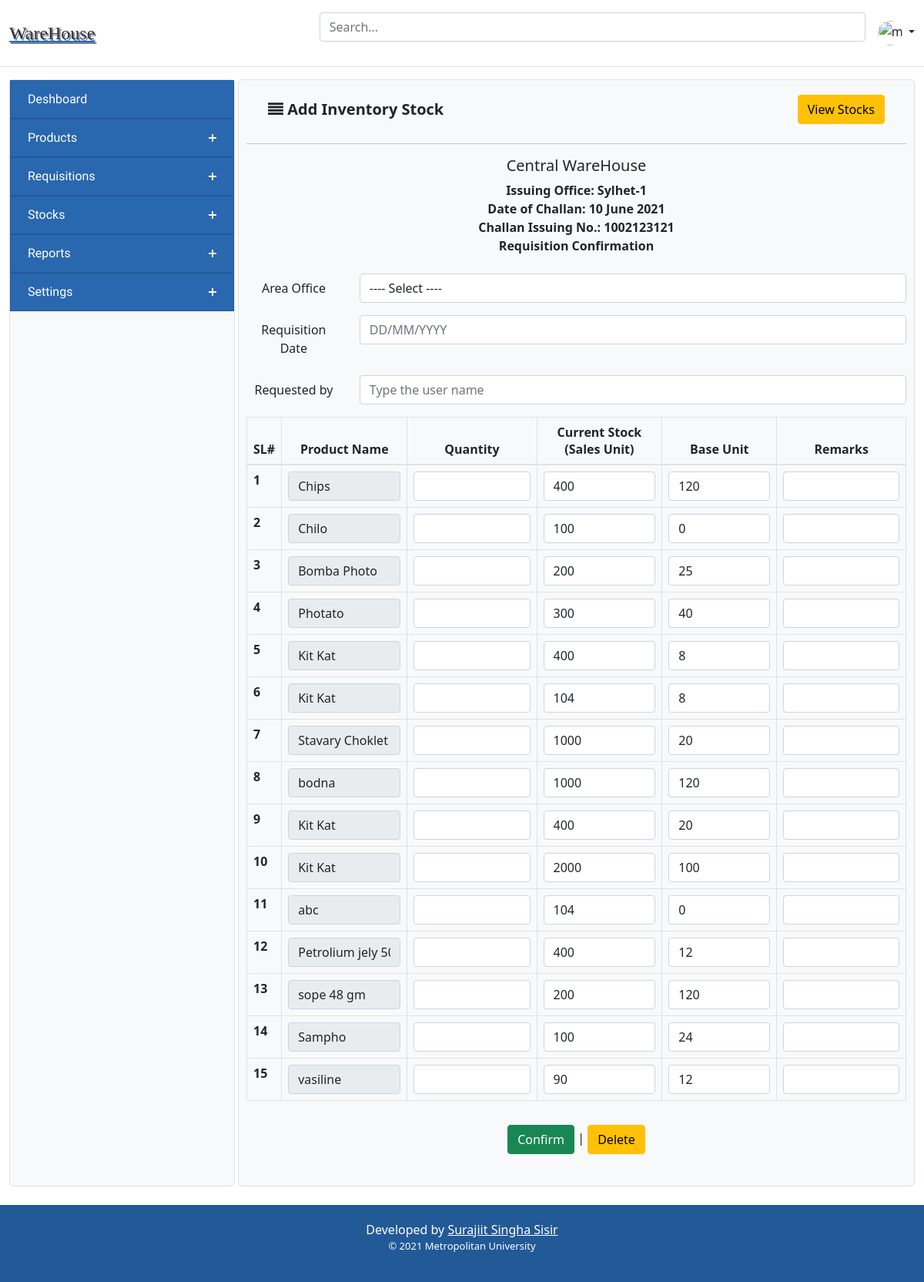
Before: /index.php/stock_controller/StockIndex with the older database file.
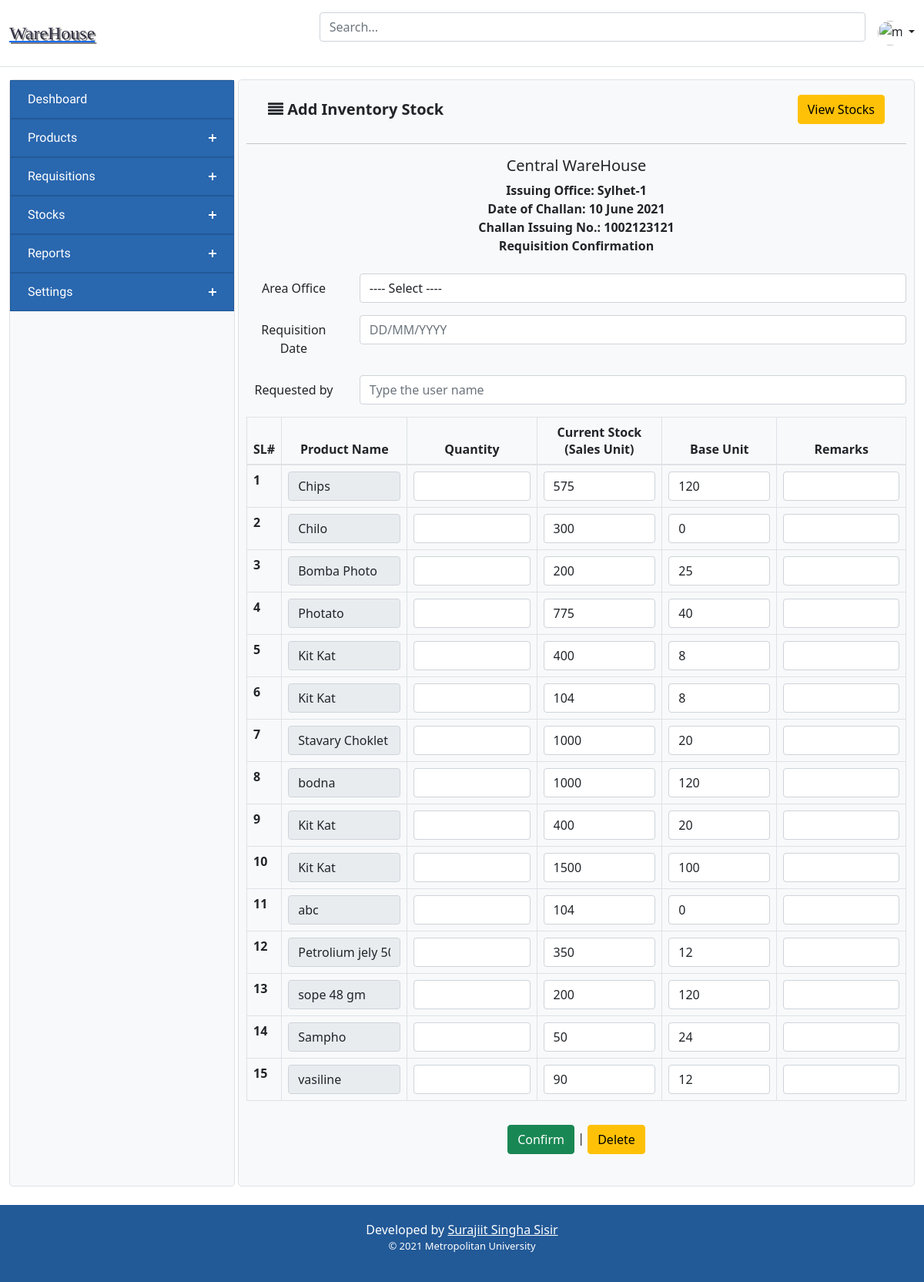
After: the same page with the newer database file.
### tables this page shows
CREATE TABLE `table_stock_product` (
  `id` int(11) NOT NULL,
  `product_name` varchar(255) NOT NULL,
  `quantity` double NOT NULL,
  `stock` double NOT NULL,
  `carton` double NOT NULL,
  `remark` double NOT NULL,
  `aria_office` varchar(250) NOT NULL,
  `date` varchar(50) NOT NULL,
  `requestBy` varchar(250) NOT NULL,
  `chalanId` varchar(50) NOT NULL,
  `created` timestamp NOT NULL DEFAULT current_timestamp()
);

### application/controllers/Stock_Controller.php (called while the page is built, shortened)
<?php
class Stock_Controller extends CI_Controller {
	public function __construct(){
		$this->load->helper(array('form', 'url'));
        $this->load->library('form_validation');
		$this->load->model('Product_Model');
        $this->load->model('Stock_model');
	}
    public function StockIndex(){
        $data['header_src'] = $this->load->view('inc/header_src', '', true);
        $data['header'] = $this->load->view('inc/header', '', true);
        $data['sidebar'] = $this->load->view('inc/sidebar', '', true);
        $data['footer'] = $this->load->view('inc/footer', '', true);
        $data['product_name'] = $this->Stock_model->selectAll();
        $this->load->view('Componants/add_stock', $data);
    }
}

### index.php (called while the page is built, shortened)
<?php
require_once BASEPATH.'core/CodeIgniter.php';

### application/models/Stock_model.php (called while the page is built, shortened)
<?php
    class Stock_model extends CI_Model {
        public function selectAll(){
            $query = $this->db->query("select * from table_stock_product order by id DESC");
            return $query->result();
        }
}
?>

### application/views/Componants/add_stock.php (the view, shortened to what the changed rows need)
<?= $header_src;?>
<main>
<div class="container-fluid pb-4">
  <div class="d-grid gap-1" style="grid-template-columns: 1fr 3fr;"> <?= $sidebar;?> <div class="bg-light border rounded-3">
      <div class="maintag">
                <form action="<?= base_url()?>add_stock_req" method="post">
                <div style="text-align: center;">
                            <b>Issuing Office: Sylhet-1</b><br/>
                            <b>Date of Challan: 10 June 2021</b><br/>
                            <b>Challan Issuing No.: 1002123121</b><br/>
                            <b>Requisition Confirmation</b><br/><br/>
                        <table class="table table-hover table-bordered">
                            <thead>
                                <tr align="center">
                                    <th scope="col">SL#</th>
                                    <th scope="col">Product Name</th>
                                    <th scope="col">Quantity</th>
                                    <th scope="col">Current Stock (Sales Unit)</th>
                                    <th scope="col">Base Unit</th>
                                    <th scope="col">Remarks</th>
                                </tr>
                            </thead>
                            <tbody>
                                <?php
                                    $inputId = 0;
                                    $pak = 0;
                                    $pa = 0;
                                    $mystock = 0;
                                    $count = 0;
                                    foreach($product_name as $val){
                                ?>
                                <tr>
                                    <th scope="row"><?= ++$count;?></th>
                                    <td><input type="text" class="form-control" name="product_name[]" readonly value="<?= $val->product_name?>"/>
                                </td>
                                    <td align="center">
                                        <input type="number" id="myInput<?php echo ++$inputId;?>" value="" name="quantity[]" onchange="getInputValue()" class="form-control"/>
                                    </td>
                                    <td align="center">
                                        <input type="number" id="stock<?php echo ++$mystock;?>" class="form-control" value="<?= $val->stock?>" name="stock[]">
                                    </td>
                                    <td align="center">
                                        <input class="form-control" id="pa<?php echo ++$pa;?>" type="text" value="<?= $val->carton?>" name="carton[]">
                                    </td>
                                    <td align="center">
                                       <input class="form-control" id="pak<?php echo ++$pak;?>" type="text" value="" name="remark[]">
                                    </td>
                                </tr>
                                <?php }  ?>
                            </tbody>
                        </table>
                    </div>
                </form>
  </div>
</div>
</div>
  </main>
</body>
<?= $footer; ?>

Changed rows visible on the page:
changed table_stock_product "Chips": stock "400" → "575"
changed table_stock_product "Chilo": stock "100" → "300"
changed table_stock_product "Photato": stock "300" → "775"
changed table_stock_product (number 10 of 15 on the later page): stock "2000" → "1500"
changed table_stock_product "Petrolium jely 50 gm": stock "400" → "350"
changed table_stock_product "Sampho": stock "100" → "50"
